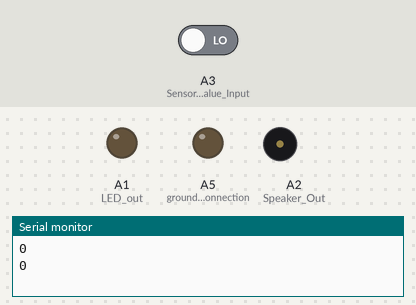
Recording of a sketch running on a simulated Arduino Uno, built with avr-gcc and run on an emulated ATmega328P. Shown: output pins drawn as LEDs (lit = HIGH), buzzer (waves = sounding, pin HIGH), the last lines printed to the serial monitor. Dashed ring = blinking. The test bench sets the inputs (shaded band); at power-on: A3 (Sensor_Value_Input) LOW. Pins used as bus, display or sensor lines are not drawn.

Above: at 1.8 s.
1.9 s: A3 (Sensor_Value_Input) driven HIGH
At 2.1 s:
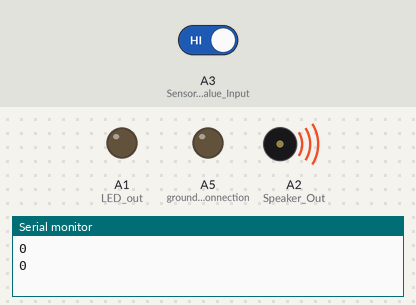
At 2.9 s:
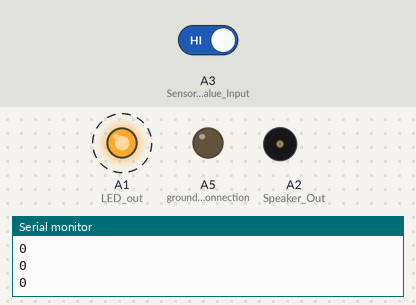
4.9 s: A3 (Sensor_Value_Input) driven LOW
At 6.2 s:
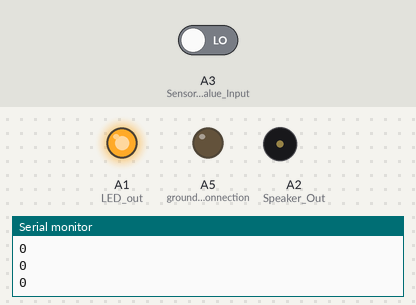
Timing chart, 0 to 7.9 s (numbered marks = the images above; inputs shaded):
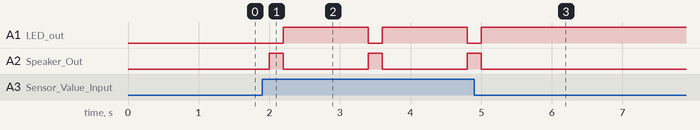

Measured:
- after the input at 1.9 s, A1 (LED_out): alternates HIGH for 1.2 s and LOW for 0.20 s, starting after 0.30 s; A2 (Speaker_Out): alternates HIGH for 0.20 s and LOW for 1.2 s, starting after 0.10 s
- after the input at 4.9 s, A1 (LED_out): goes on until 5.0 s, then stays HIGH; A2 (Speaker_Out): goes on until 5.0 s, then stays LOW

The sketch:

PIR_Sensor.ino
```cpp
int sensorValue=0;

void setup() {
  // put your setup code here, to run once:
pinMode(A5,OUTPUT); //ground connection
pinMode(A4,OUTPUT); //Sensor Vcc connection
pinMode(A3,INPUT);  //Sensor Value Input
pinMode(A2,OUTPUT); //Speaker Out
pinMode(A1,OUTPUT); //LED out
digitalWrite(A5,0);
digitalWrite(A4,1);
Serial.begin(9600);
}

void loop() {

  // put your main code here, to run repeatedly:
  sensorValue=digitalRead(A3);

if(digitalRead(A3)==HIGH)
{
alart();
}
else
{
  digitalWrite(A2,LOW);
}
sensorValue=0;
Serial.println(sensorValue);
delay(1000);
}

void alart()
{

digitalWrite(A1,LOW);
digitalWrite(A2,HIGH);
delay(200);
digitalWrite(A1,HIGH);
digitalWrite(A2,LOW);
delay(200);

}
```
